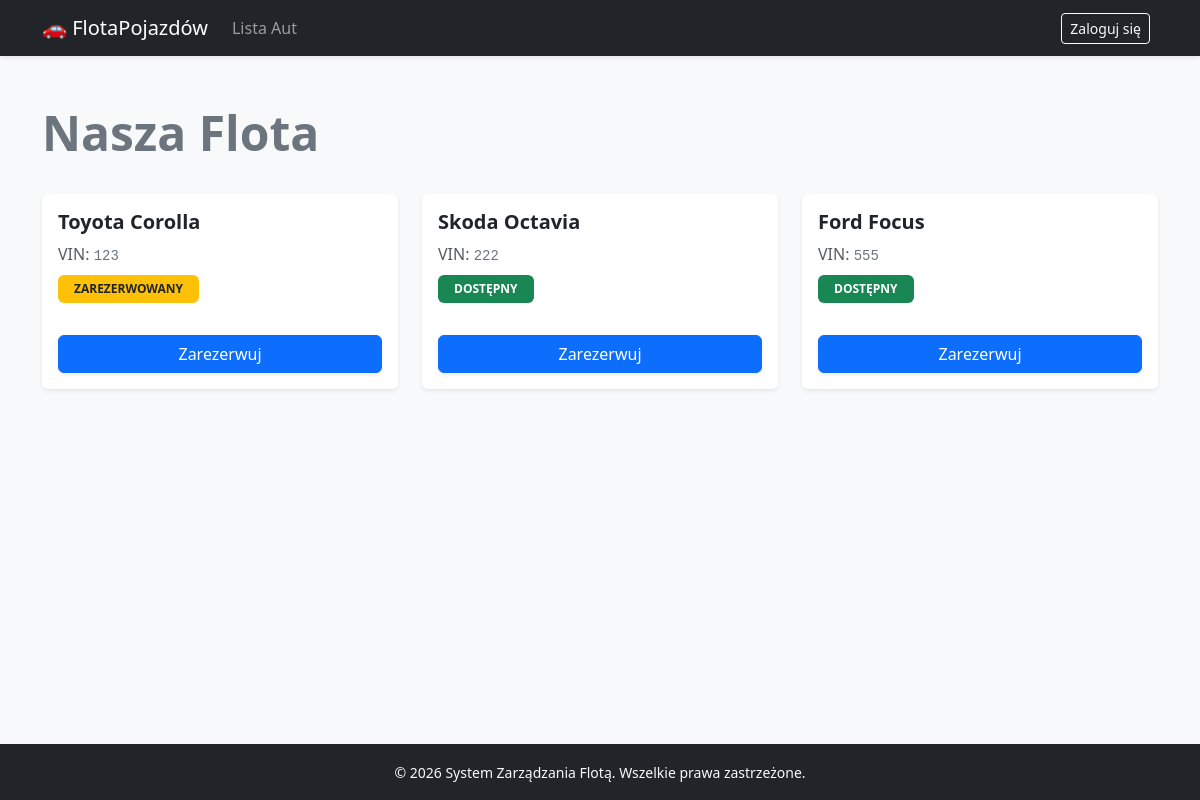
Before: / with the older database file.
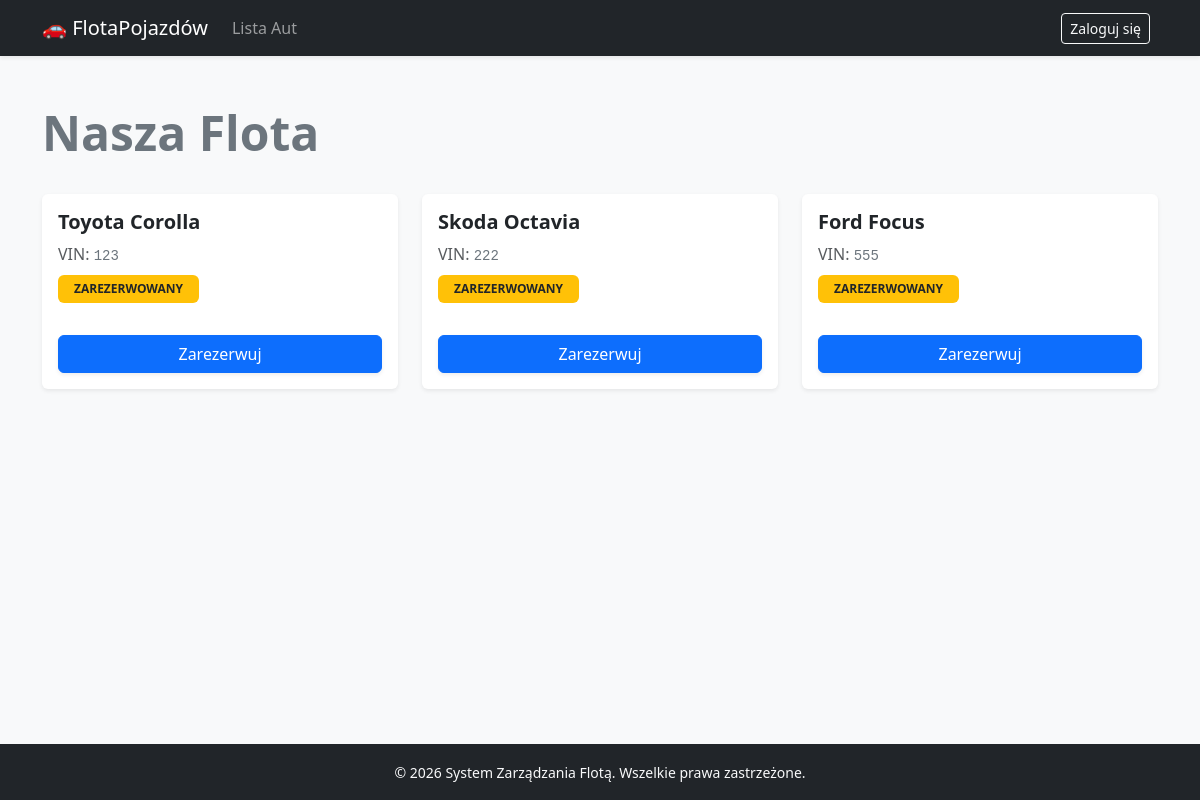
After: the same page with the newer database file.
### fleet/models.py (models this page shows, shortened)
class Vehicle(models.Model):
    STATUS_CHOICES = [
        ('dostępny', 'Dostępny'),
        ('naprawa', 'W naprawie'),
        ('zarezerwowany', 'Zarezerwowany'),
    ]
    marka = models.CharField(max_length=50)
    model = models.CharField(max_length=50)
    vin = models.CharField(max_length=17, unique=True)
    rok = models.IntegerField()
    status = models.CharField(max_length=20, choices=STATUS_CHOICES, default='dostępny')

### fleet/views.py (the view)
# urls.py: path('', views.index, name='index'),
def index(request):
    vehicles = Vehicle.objects.all()
    return render(request, 'fleet/index.html', {'vehicles': vehicles})

### fleet/templates/fleet/index.html (shortened to what this page needs)
{% extends 'fleet/base.html' %}
{% block content %}
<div class="d-flex justify-content-between align-items-center mb-4">
    <h1 class="display-5 fw-bold text-secondary">Nasza Flota</h1>
</div>
<div class="row row-cols-1 row-cols-md-3 g-4">
    {% for car in vehicles %}
    <div class="col">
        <div class="card h-100 shadow-sm border-0">
            <div class="card-body">
                <h5 class="card-title fw-bold text-dark">{{ car.marka }} {{ car.model }}</h5>
                <p class="text-muted mb-2">VIN: <code class="text-secondary">{{ car.vin }}</code></p>
                <span class="badge {% if car.status == 'dostępny' %}bg-success{% else %}bg-warning text-dark{% endif %} px-3 py-2 mb-3 text-uppercase">
                    {{ car.status }}
                </span>
            </div>
            <div class="card-footer bg-transparent border-0 pt-0 pb-3">
                <a href="{% url 'car_detail' car.id %}" class="btn btn-primary w-100 shadow-sm">Zarezerwuj</a>
            </div>
        </div>
    </div>
    {% empty %}
    <div class="col-12">
        <div class="alert alert-info text-center" role="alert">
            Obecnie brak pojazdów w systemie.
        </div>
    </div>
    {% endfor %}
</div>
{% endblock %}

Changed rows visible on the page:
changed Vehicle "Skoda": status "DOSTĘPNY" → "ZAREZERWOWANY"
changed Vehicle "Ford": status "DOSTĘPNY" → "ZAREZERWOWANY"
